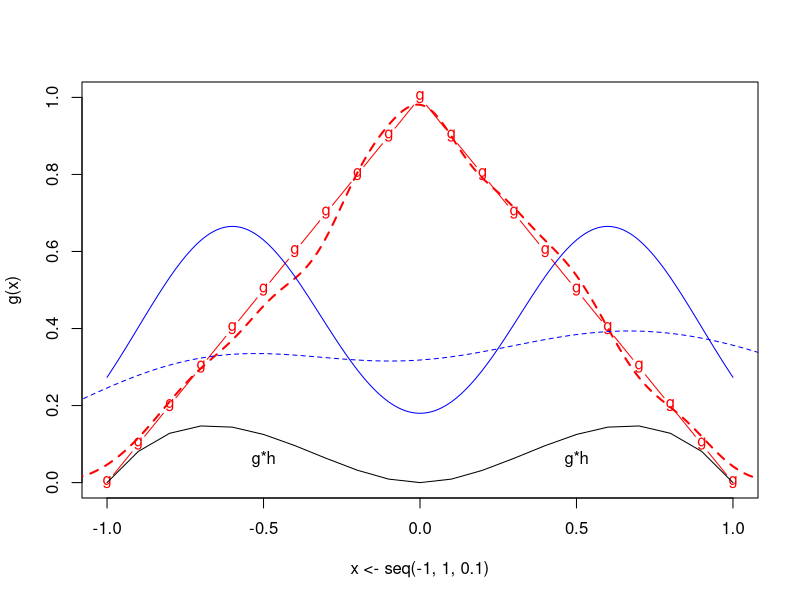
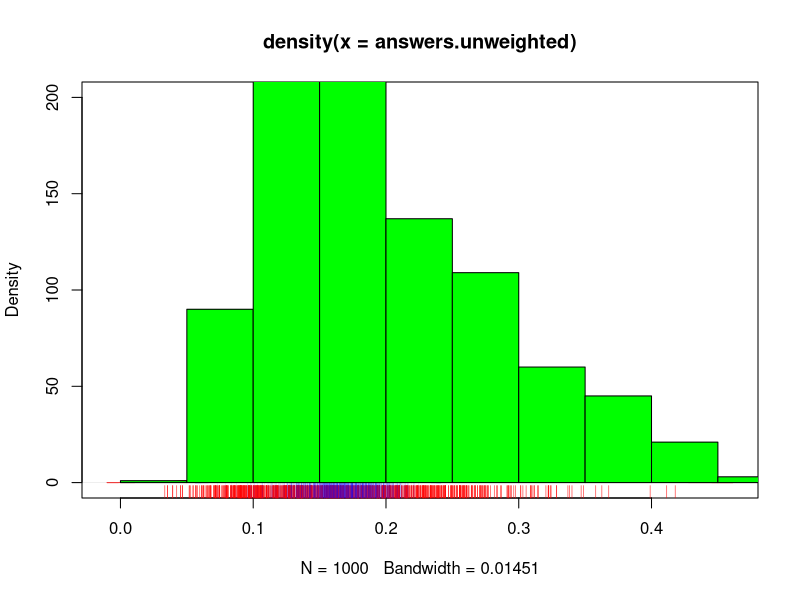

Source code (R) for these figures, in order:
### Simple example of importance sampling.
###  g = triangular distribution from -1 to 1.
###  h  = x^2   
###  Our goal is E(h(x)) - INT (g(x)h(x))
###  I  = Unif on (-1,1)
par(mfrow=c(1,1))
g = dtriang = function(x) pmax(0, 1-abs(x))
plot(x<-seq(-1,1,.1), g(x), pch="g", type="b", col="red")
h = square = function(x) x^2
lines(x, g(x)*h(x))
text(x = c(-0.5, 0.5), c(0.06, 0.06), "g*h")

####  Unweighted sampling
samplesize = 1000
rtriang = function(samplesize)
  (1-sqrt(runif(samplesize))) * (2*(rbinom(samplesize,1,1/2))-1)
lines(density(rtriang(samplesize)),  
      col="red", lty=2, lwd=2)

samplesize = 10;    nreps = 1000
answers.unweighted = sapply(1:nreps,function(i,samplesize)
  mean(h(rtriang(samplesize))), samplesize=samplesize)
est.unweighted = mean(answers.unweighted)
sd.unweighted = sd(answers.unweighted)
###  sd, not stdev, in R

# Now we introduce a density that mimics g*h fairly well.
mean.I = 0.6
sd.I = 0.3
dI = function(x) dnorm(x, mean.I, sd.I)/2 + 
                dnorm(x, -mean.I, sd.I)/2
lines(x<-seq(-1,1,.01), dI(x), pch="I", col="blue")
rI = function(n, m=mean.I, sd=sd.I) {
  rnorm(n, m*(2*rbinom(n,1,1/2)-1), sd)
}
lines(density(rI(samplesize)), new=F, col="blue", lty=2)

### Weighted average this time.
### We normalize by the sample size.

answers.weighted = sapply(1:nreps,
                          function(i,samplesize) {
                            rpoints = rI(samplesize) ### Sampling from I
                            weights = g(rpoints)/dI(rpoints)
                            return(sum(weights*h(rpoints))/samplesize)
                          }, samplesize=samplesize)
est.weighted = mean(answers.weighted)
sd.weighted = sd(answers.weighted)
data.frame(row.names = c("unweighted", "weighted"),
           est=c(est.unweighted, est.weighted),
           sd=c(sd.unweighted, sd.weighted) )

plot(density(answers.unweighted), col="red", ylim=c(0,200))
rug(answers.unweighted, col='red')
lines(density(answers.weighted), col="blue")
rug(answers.weighted, col="#0000ff22", ticksize = 0.05)
### 22 is opacity.

cat("Relative Efficiency = ", (sd.unweighted/sd.weighted)^2, "\n")

### Note that E(sum(weights) | I) = 1,
###  but in general, sum(weights) does not = 1.
### A true weighted average would normalize by sum(weights).

answers.weighted2 = sapply(1:nreps,
                           function(i,samplesize) {
                             rpoints = rI(samplesize) ### Sampling from I
                             weights = g(rpoints)/dI(rpoints)
                             return(sum(weights*h(rpoints))/sum(weights))
                           }, samplesize=samplesize)
est.weighted2 = mean(answers.weighted2)
sd.weighted2 = sd(answers.weighted2)
data.frame(row.names = c("unweighted", "weighted; norm by samplesize", 'weighted; norm by sum(w)'),
           est=c(est.unweighted, est.weighted, est.weighted2),
           sd=c(sd.unweighted, sd.weighted, sd.weighted2) )
hist(answers.weighted2, add=T, xlim=c(0.1, 0.2), breaks = 15, col="green")

#' imp.samp
#' 
#'   This approach shows how to write a general function that takes functions as args.
#' @param  h.fun is the function of X to take the expected value of.
#' @param  g.fun is proportional to the density of X. Need not be normalized.
#' @param  dI.fun is the importance sampling density to use instead.
#' @param  rI.fun produces the random values of X according to dI.fun
#' @param  ... is extra args to g.fun.
imp.samp <- function(h.fun, g.fun, dI.fun, rI.fun, n, divide.by.n=T, ...) {
  
  x <- rI.fun(n)
  if (is.character(h.fun))
    h.values <- do.call(h.fun, list(x))
  else
    h.values <- do.call("h.fun", list(x))
  g.values <- do.call("g.fun", list(x, ...))
  dI.values <- do.call("dI.fun", list(x))
  weights <- g.values/dI.values
  if(divide.by.n==F)
    result <- sum(weights*h.values)/sum(weights)
  else
    result <- sum(weights*h.values)/n
  if(divide.by.n==F)
    stderr <- sqrt(sum( ((h.values-result)*weights)^2 ))/sum(weights)
  else
    stderr <- sd(weights*h.values)/sqrt(n)
  #cat(" Using call ", sys.call())
  cat("  \nResult is ", format(result, digits=5), "  (", format(stderr,digits=5), ")\n")
  return(invisible(list(result=result, stderr=stderr, x=x, h.values=h.values, weights=weights)))
}

IDENTITY <- function(x)x
ONE <- function(x)rep(1,length(x))
CONSTANT = function(x, Constant=1)rep(Constant,length(x))
## In this example, we want the area under the triangle:  
imp.samp.1 <- imp.samp(h.fun = "IDENTITY" , g.fun = ONE , 
                       dI.fun = function(x)dbeta(x,1,1), rI.fun = function(n)rbeta(n,1,1), 
                       n = 100)
imp.samp.2 <- imp.samp(h.fun = IDENTITY , g.fun = ONE , 
                       dI.fun = function(x)dbeta(x,1,2), rI.fun = function(n)rbeta(n,1,2), 
                       n = 100)
### Perfect match:  I = g * h.
imp.samp.3 <- imp.samp(h.fun = "IDENTITY" , g.fun = ONE , 
                       dI.fun = function(x)dbeta(x,2,1), rI.fun = function(n)rbeta(n,2,1), 
                       n = 100)
## A true weighted sum is not as good.
imp.samp.3.w <- imp.samp(h.fun = "IDENTITY" , g.fun = ONE , 
                       dI.fun = function(x)dbeta(x,2,1), rI.fun = function(n)rbeta(n,2,1), 
                       n = 100, divide.by.n=F)
sum(imp.samp.3$weights)
sum(imp.samp.3.w$weights)
imp.samp.4 <- imp.samp(h.fun = "IDENTITY" , g.fun = CONSTANT , 
                       dI.fun = function(x)dbeta(x,2,1), rI.fun = function(n)rbeta(n,2,1), 
                       n = 100, Constant=2)
imp.samp.5 <- imp.samp(h.fun = "IDENTITY" , g.fun = CONSTANT , 
                       dI.fun = function(x)dbeta(x,2,1), rI.fun = function(n)rbeta(n,2,1), 
                       n = 100, Constant=2,  divide.by.n=F)
###  So, if g is not normalized, we'd better divide by the sum of the weights, not by n.
